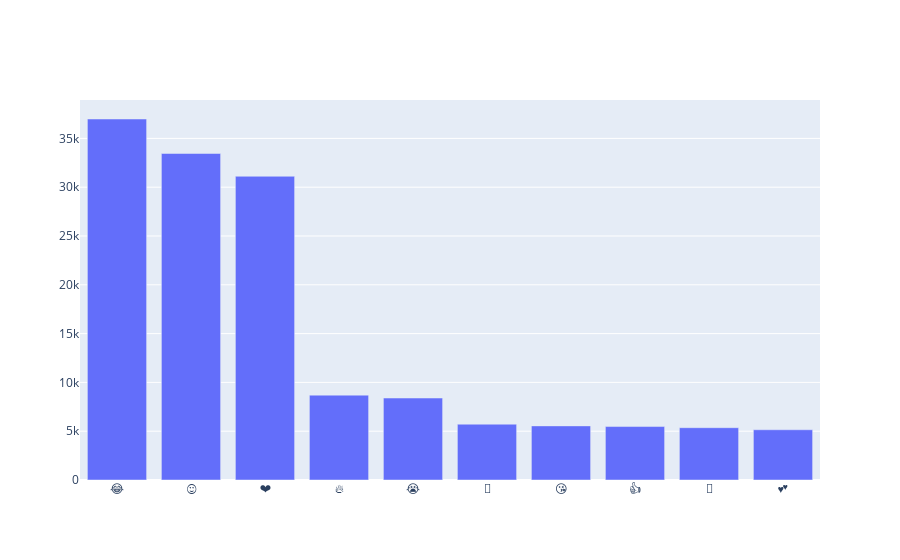

This figure's notebook cell:
### Code cell
iplot([trace])

### Figure 1 — Plotly figure (JSON) as saved in the notebook; plotly's stock layout.template omitted (floating-point values rounded to 4 significant figures)
{"data": [{"type": "bar", "x": ["😂", "😍", "❤", "🔥", "😭", "👏", "😘", "👍", "💖", "💕"], "y": [36987, 33453, 31119, 8694, 8398, 5719, 5545, 5476, 5359, 5147]}], "layout": {}}
